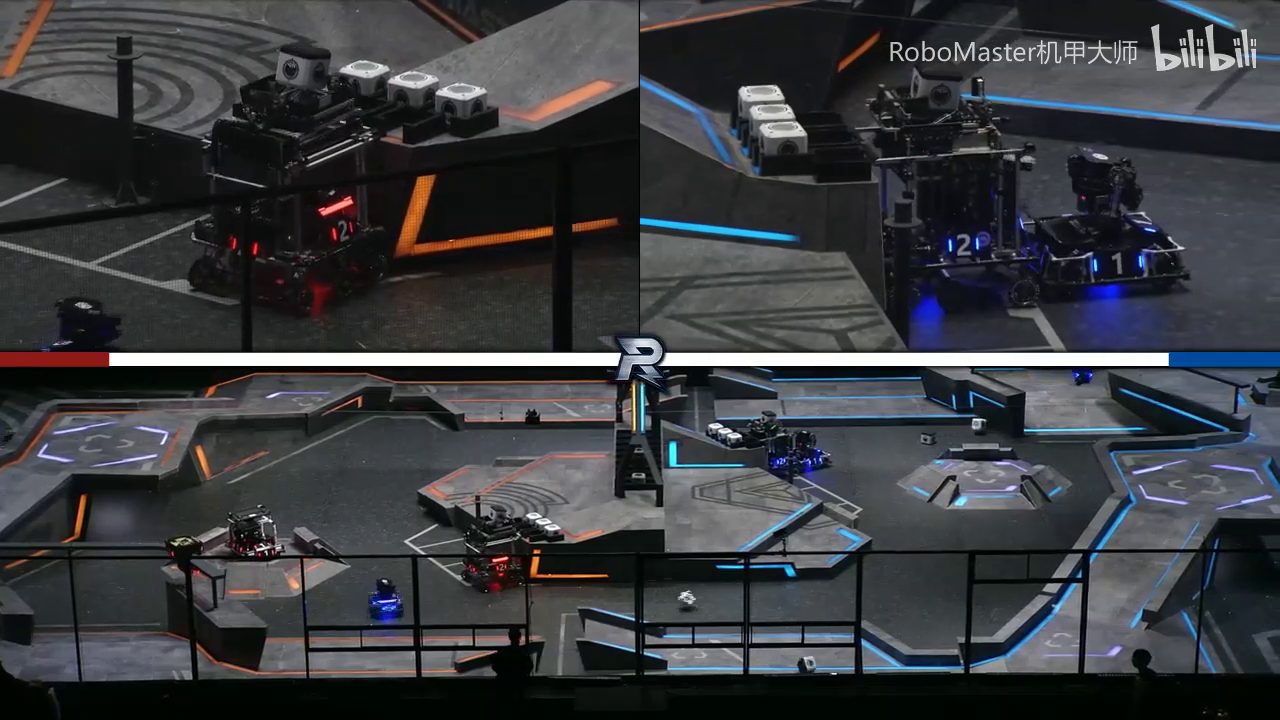
#> input picture frame 24 of resource/test.mp4, 1280 x 720 px
$ python get_image.py
#> lines starting #> are read from the running program, lines starting #| are printed output that depends on the picture
import cv2
import os
import time


class GetImage():
    def __init__(self):
        pass


    def video_info(self, capture, mode=0):
        try:
            print("================< 图像信息 >===================")
            print("视频编码格式: {}".format(self.get_video_format(capture)))
            print("视频帧率: {} FPS".format(capture.get(cv2.CAP_PROP_FPS)))
            print("视频总帧数: {}".format(int(capture.get(cv2.CAP_PROP_FRAME_COUNT))))
            print("帧画面尺寸: {}x{}".format(int(capture.get(cv2.CAP_PROP_FRAME_WIDTH)), int(capture.get(cv2.CAP_PROP_FRAME_HEIGHT))))

            if mode == 1: # 相机模式
                print("图像亮度: {}".format(capture.get(cv2.cv2.CAP_PROP_BRIGHTNESS))) # 图像亮度
                print("图像对比度: {}".format(capture.get(cv2.cv2.CAP_PROP_CONTRAST))) # 图像对比度
                print("图像饱和度: {}".format(capture.get(cv2.CAP_PROP_SATURATION))) # 图像饱和度
                print("图像色相: {}".format(capture.get(cv2.CAP_PROP_HUE))) # 图像色相
                print("图像增益: {}".format(capture.get(cv2.CAP_PROP_GAIN))) # 图像增益
                print("图像曝光: {}".format(capture.get(cv2.CAP_PROP_EXPOSURE))) # 图像曝光

        except Exception as e:
            print("图像信息加载错误: ",e)


    def display_video(self, video_path, display_mode=0, video_fps=100):
        """
        显示视频流
        :param video_path: 视频文件路径
        :param display_mode: 显示模式(0:默认 1:灰度处理)
        :param video_fps: 视频帧率(最大值) 默认值:100
        :return:
        """
#> called with video_path = '../resource/test.mp4', display_mode = 1, video_fps = 25

        capture = cv2.VideoCapture(video_path)
        if capture.isOpened() is False:
            raise FileNotFoundError('打开视频流错误')

        # 显示图像信息
        self.video_info(capture)
        fps = 0.0
        while capture.isOpened():
            ret, frame = capture.read()
#> frame is the input picture: shape (720, 1280, 3); mean B, G, R 63.2, 59.7, 57.6
            start_time = time.time()
            if ret:
                # 显示摄像头捕获的帧
                cv2.imshow('Original frame from the video file', frame)

                # 将图像进行处理后的展示
                if display_mode == 1:
                    gray_frame = cv2.cvtColor(frame, cv2.COLOR_BGR2GRAY) # 把摄像头捕捉到的帧转换为灰度
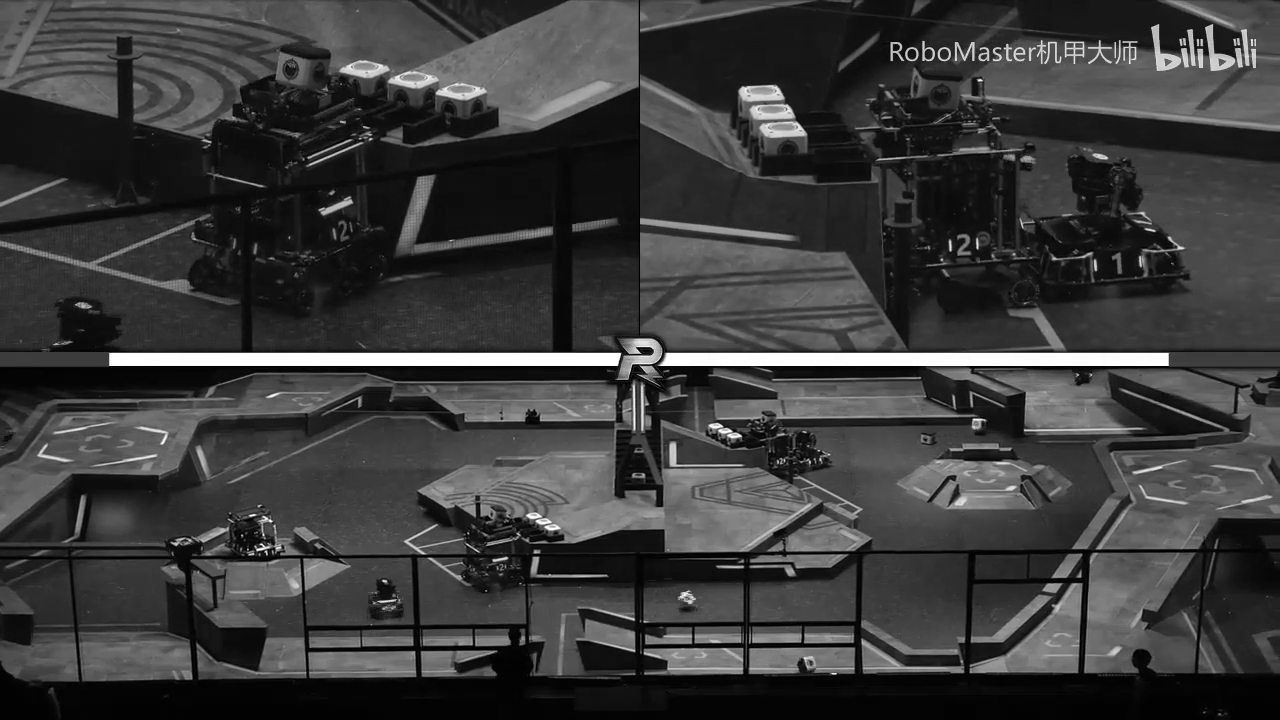
#> gray_frame: shape (720, 1280); min 0, max 255, mean 59.4
                    cv2.imshow('Grayscale frame', gray_frame) # 显示处理后的帧

                if (cv2.waitKey(int(1000/video_fps+0.5)) & 0xFF) == ord('q'): # 准确到整数位的帧率上限控制
#> (key q is pressed here)
                    break

                fps = (fps + (1. / (time.time() - start_time))) / 2
                print("FPS:",fps)
            else:
                break
        capture.release()
        cv2.destroyAllWindows()


    def get_video_format(self, cap):
        """ 获取视频流编码格式 """
        raw_codec_format = int(cap.get(cv2.CAP_PROP_FOURCC))
        decoded_codec_format = (chr(raw_codec_format & 0xFF), chr((raw_codec_format & 0xFF00) >> 8),
                                chr((raw_codec_format & 0xFF0000) >> 16), chr((raw_codec_format & 0xFF000000) >> 24))
        return decoded_codec_format


    def from_picture(self, picture_path):
        """ 从本地图片中获取图像:retrun:图片图像 """
        if os.path.exists(picture_path):
            print(3)
            image = cv2.imread(picture_path)
            return image
        raise FileNotFoundError("未能找到图像文件")


    def from_video(self, capture):
        """ 从本地视频流中获取帧图像 :return:视频流帧图像 """
        if capture.isOpened() is False:
            raise FileNotFoundError('打开视频流错误')
        ret, frame = capture.read()
        return ret, frame


    def from_thirdparty(self):
        """ 从第三方设备获取图像（例如工业相机SDK）,待开发:return: """
        pass


if __name__ == "__main__":
    a = GetImage()
    a.display_video('../resource/test.mp4', display_mode=1, video_fps=25)

$ run again, starting later in the video
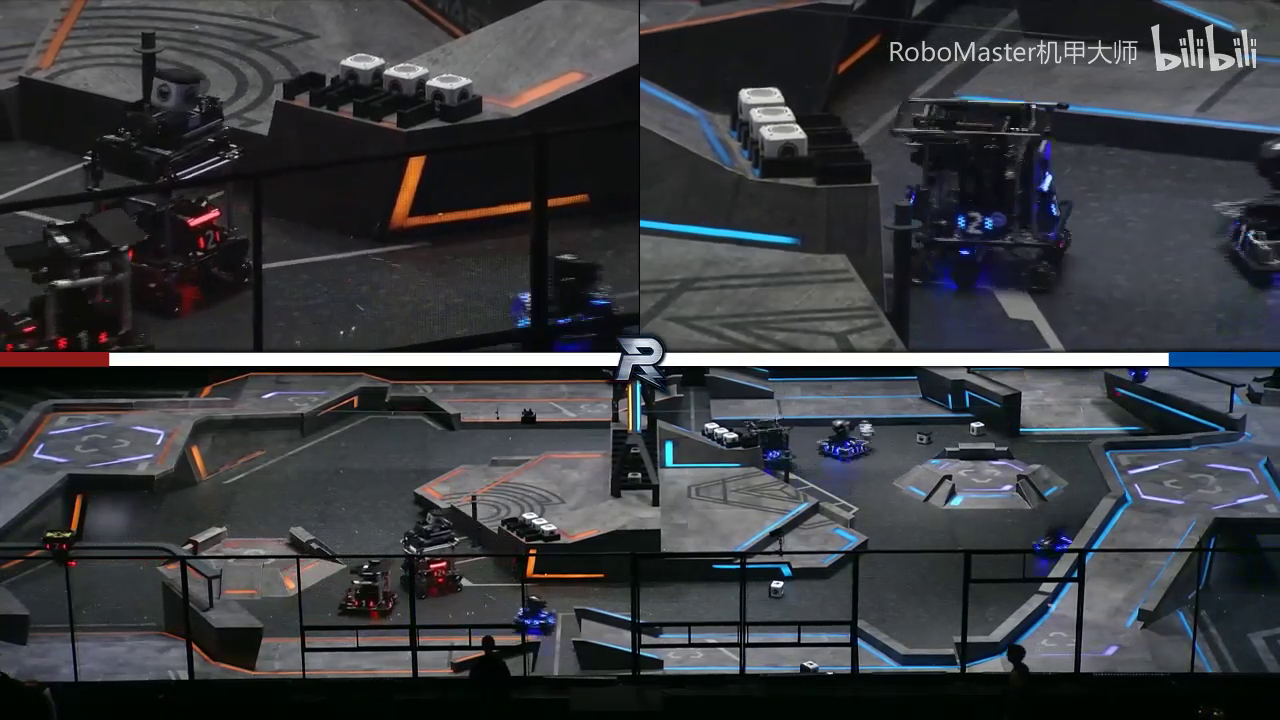
#> input picture frame 110 of resource/test.mp4, 1280 x 720 px
#> in display_video, frame is the input picture: shape (720, 1280, 3); mean B, G, R 63.2, 59.4, 57.5
#> in display_video, `gray_frame = cv2.cvtColor(frame, cv2.COLOR_BGR2GRAY)`:
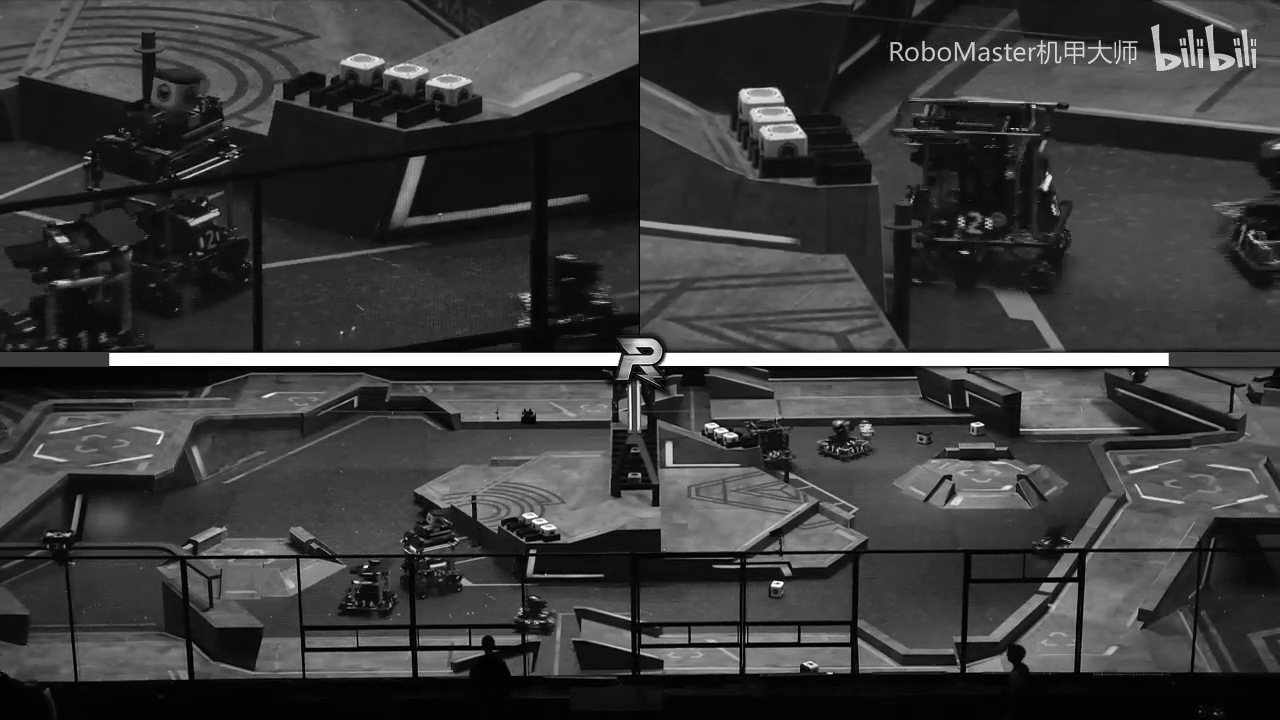
#> gray_frame: shape (720, 1280); min 0, max 255, mean 59.2

$ run again, starting later in the video
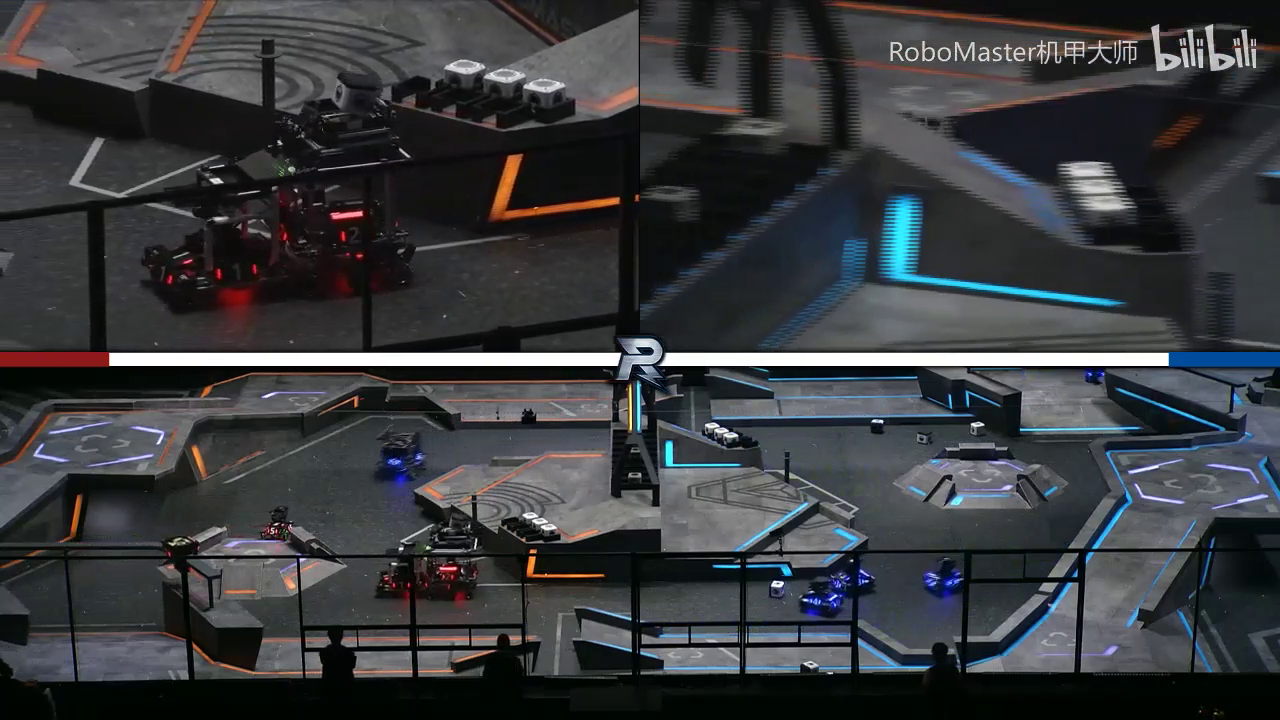
#> input picture frame 196 of resource/test.mp4, 1280 x 720 px
#> in display_video, frame is the input picture: shape (720, 1280, 3); mean B, G, R 61.8, 59, 56.9
#> in display_video, `gray_frame = cv2.cvtColor(frame, cv2.COLOR_BGR2GRAY)`:
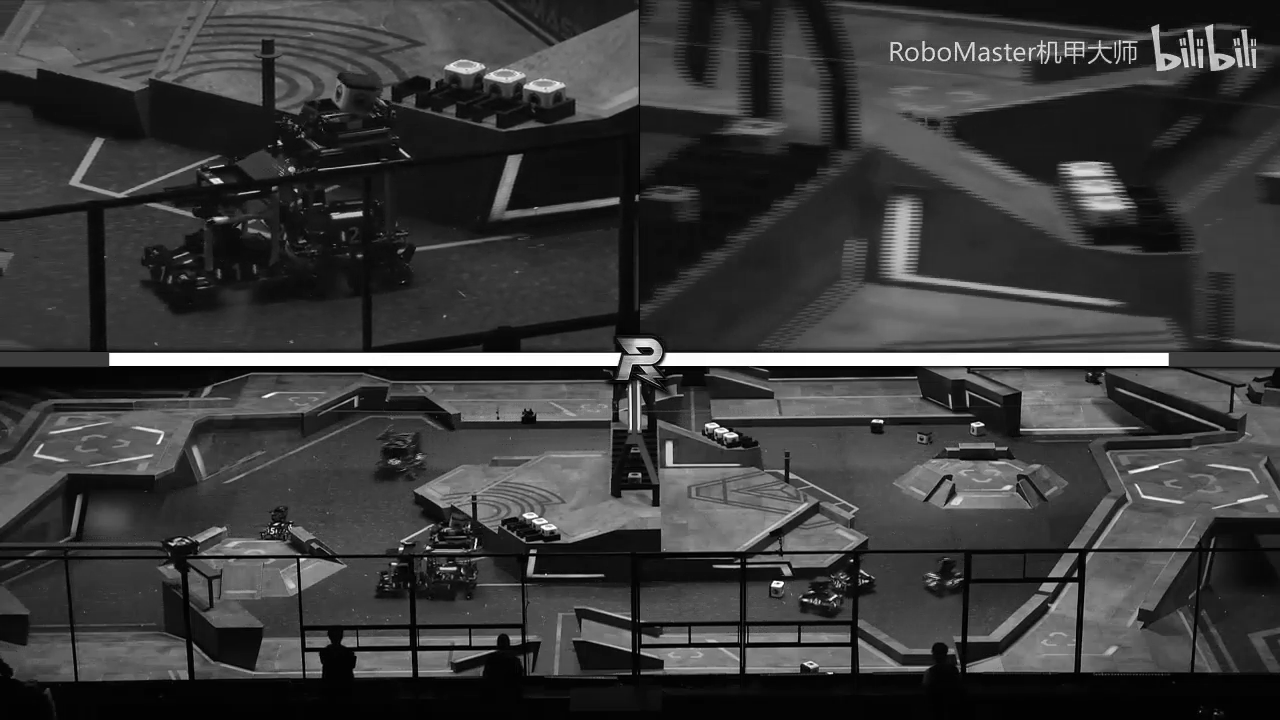
#> gray_frame: shape (720, 1280); min 0, max 255, mean 58.6
